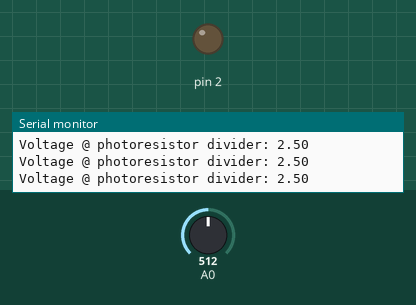
This sketch was run on a simulated Arduino Uno, built with avr-gcc and run on an emulated ATmega328P. On the bench: output pins drawn as LEDs (lit = HIGH), the last lines printed to the serial monitor. The inputs (shaded band) are chosen by the test bench; at power-on: A0 = 512.

Above: at 1.2 s.
1.3 s: A0 set to 418
4.3 s: A0 set to 392
At 5.1 s:
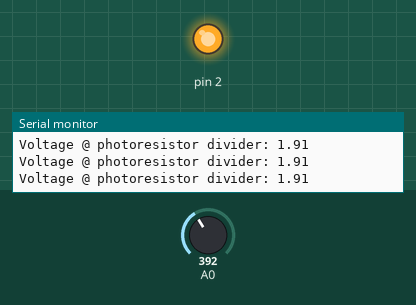
5.8 s: A0 set to 410
At 6.3 s:
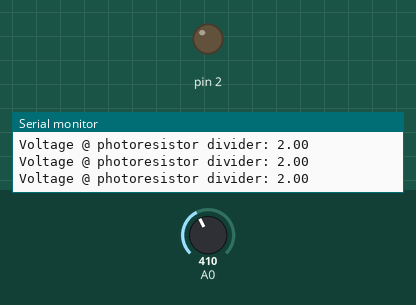
8.8 s: A0 set to 390
At 9.9 s:
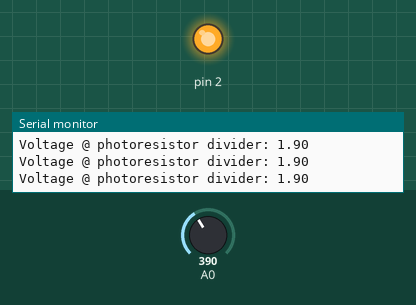
Timing chart, 0 to 11.8 s (numbered marks = the images above; inputs shaded):
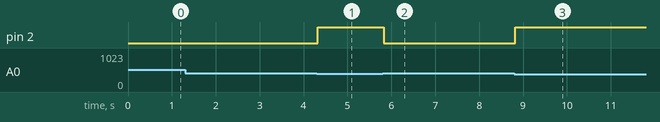

The sketch:

Lab2.ino
```cpp
int photoSensor = 0;

void setup()
{
  pinMode(2, OUTPUT);
  Serial.begin(9600);
}

void loop()
{
  // read in voltage divider data
  int dividerSensor = analogRead(A0);
  // convert data into a voltage in decimal notation
  float dividerVoltage = dividerSensor * (5.0 / 1024.0);
  // output to the serial monitor this voltage
  Serial.print("\nVoltage @ photoresistor divider: ");
  Serial.print(dividerVoltage);

  // if the photoresistor is covered, the swithcing circuit turns on
  photoSensor = analogRead(A0);
  if(photoSensor < 400)
   digitalWrite(2, HIGH);
  else digitalWrite(2, LOW);
}
```

Measured:
- the behaviour switches between 400 and 399 on A0 (found by bisection; images 0 and 1)
- after the input at 4.3 s, pin 2: LOW → HIGH at once
- after the input at 5.8 s, pin 2: HIGH → LOW at once
- after the input at 8.8 s, pin 2: LOW → HIGH at once
